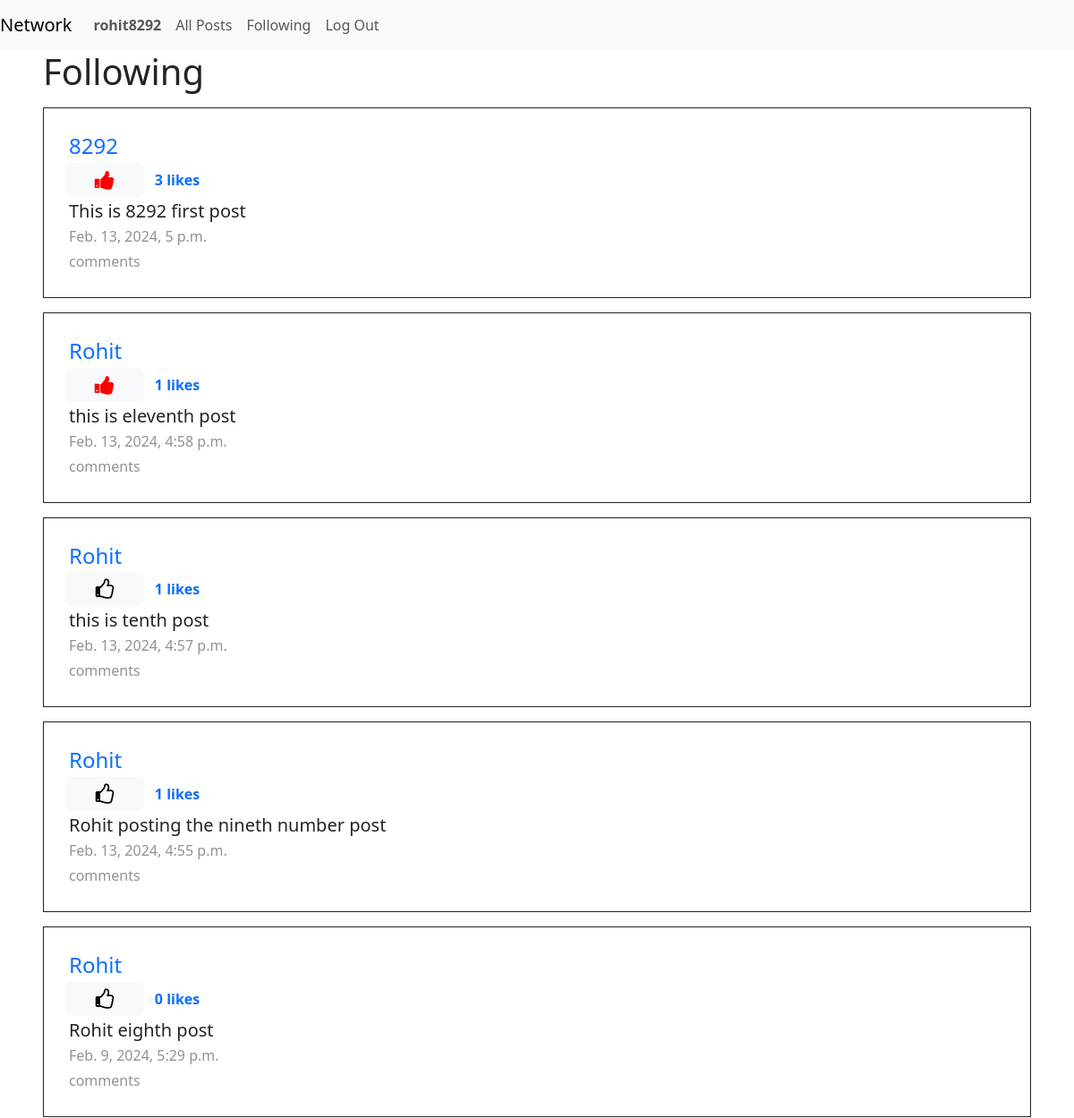
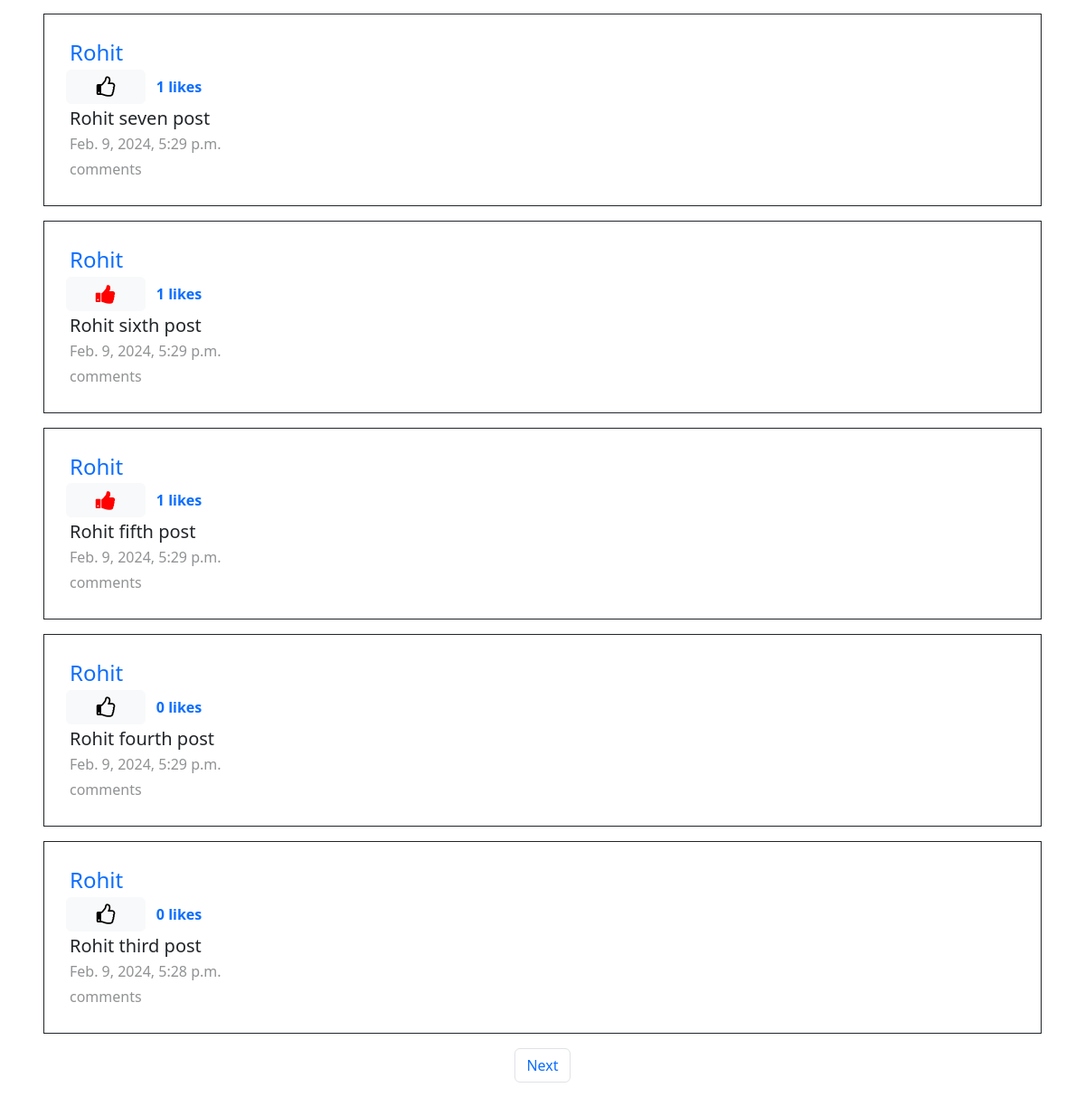
Page /following (signed in) on the committed database (2 pictures, top to bottom).
### network/models.py (models this page shows, shortened)
class User(AbstractUser):
    pass

class Post(models.Model):
    content = models.CharField(max_length=150)
    user = models.ForeignKey(User, on_delete=models.CASCADE, related_name="author")
    date = models.DateTimeField(auto_now_add=True)

### network/views.py (the view)
# urls.py: path("following", views.following, name="following"),
def following(request):
    currentUser = User.objects.get(pk=request.user.id)
    followingPeople = Follow.objects.filter(user=currentUser)
    allPosts = Post.objects.all().order_by("id").reverse()
    followingPosts = Post.objects.none()
    for person in followingPeople:
        followingPosts = followingPosts | Post.objects.filter(user=person.user_follower).order_by("id").reverse()
    allLikes = Like.objects.filter(user=currentUser)
    whoYouLiked = []
    try:
        for like in allLikes:
            if like.user.id == request.user.id:
                whoYouLiked.append(like.post.id)
    except:
        whoYouLiked = []
    posts = followingPosts.annotate(
        likes_count=Count("post_like")
    )
    paginator = Paginator(posts, 10)
    page_number = request.GET.get("page")
    post_page = paginator.get_page(page_number)
    return render(
        request,
        "network/following.html",
        {
            "post_page": post_page,
            "whoYouLiked": whoYouLiked,
            "posts": posts,
        },
    )

### network/templates/network/following.html (shortened to what this page needs)
{% extends "network/layout.html" %}
{% block body %}
<h1 class="mx-5">Following</h1>
{% for post in post_page %}
<div class="allPosts my-3 mx-5 border border-dark p-4">
    <h4 class="m-1"><a class="text-decoration-none" href="{% url 'profile' user_id=post.user.id %}">{{post.user}}</a></h4>
    <div class="d-flex gap-2 align-items-center">
        {% if user.is_authenticated %}
            {% if post.id in whoYouLiked %}
            <button class='col-1 btn btn-light fa fa-thumbs-up' style='font-size:24px;color:red' id="{{ post.id }}"
                onclick="likeHandler({{ post.id }}, {{ whoYouLiked }})"></button>
            {% else %}
            <button class='col-1 btn btn-light fa fa-thumbs-o-up' style='font-size:24px' id="{{ post.id }}"
                onclick="likeHandler({{ post.id }}, {{ whoYouLiked }})"></button>
            {% endif %}
        {% endif %}
        <div class="likes_count mx-1 text-primary">
            <strong>{{ post.likes_count }} likes</strong>
        </div>
    </div>
    <h5 class="m-1 ">{{ post.content }}</h5>
    <p class="m-1 text-body-tertiary">{{ post.date }}</p>
    <p class="m-1 text-body-tertiary">comments</p>
</div>
{% endfor %}
<nav aria-label="Page navigation example" class="paginations">
    <ul class="pagination">
        {% if post_page.has_next %}
        <li class="page-item"><a class="page-link" href="?page={{ post_page.next_page_number }}">Next</a></li>
        {% endif %}
    </ul>
</nav>
{% endblock %}

### network/templates/network/layout.html (shortened to what this page needs)
{% load static %}
<!DOCTYPE html>
<html lang="en">
<head>
    <link href="https://cdn.jsdelivr.net/npm/bootstrap@5.3.2/dist/css/bootstrap.min.css" rel="stylesheet"
>
    <link href="{% static 'network/styles.css' %}" rel="stylesheet">
</head>
<body>
    <nav class="navbar navbar-expand-lg navbar-light bg-light">
        <a class="navbar-brand" href="{% url 'index' %}">Network</a>
        <div>
            <ul class="navbar-nav mr-auto">
                {% if user.is_authenticated %}
                <li class="nav-item">
                    <a class="nav-link" href="{% url 'profile' user_id=user.id %}"><strong>{{ user.username }}</strong></a>
                </li>
                {% endif %}
                <li class="nav-item">
                    <a class="nav-link" href="{% url 'index' %}">All Posts</a>
                </li>
                {% if user.is_authenticated %}
                <li class="nav-item">
                    <a class="nav-link" href="{% url 'following' %}">Following</a>
                </li>
                <li class="nav-item">
                    <a class="nav-link" href="{% url 'logout' %}">Log Out</a>
                </li>
                {% endif %}
            </ul>
        </div>
    </nav>
    <div class="body">
        {% block body %}
        {% endblock %}
    </div>
        <link rel="stylesheet" href="https://cdnjs.cloudflare.com/ajax/libs/font-awesome/4.7.0/css/font-awesome.min.css"/>
</body>
</html>

### network/static/network/styles.css (style rules this page uses)
.paginations { display: flex; justify-content: center; }

### rows in the picture
User: username "rohit8292"
Post: user "8292", likes_count "3", content "This is 8292 first post", date "Feb. 13, 2024, 5 p.m."
Post: user "Rohit", likes_count "1", content "this is eleventh post", date "Feb. 13, 2024, 4:58 p.m."
Post: user "Rohit", likes_count "1", content "this is tenth post", date "Feb. 13, 2024, 4:57 p.m."
Post: user "Rohit", likes_count "1", content "Rohit posting the nineth number post", date "Feb. 13, 2024, 4:55 p.m."
Post: user "Rohit", likes_count "0", content "Rohit eighth post", date "Feb. 9, 2024, 5:29 p.m."
Post: user "Rohit", likes_count "1", content "Rohit seven post", date "Feb. 9, 2024, 5:29 p.m."
Post: user "Rohit", likes_count "1", content "Rohit sixth post", date "Feb. 9, 2024, 5:29 p.m."
Post: user "Rohit", likes_count "1", content "Rohit fifth post", date "Feb. 9, 2024, 5:29 p.m."
Post: user "Rohit", likes_count "0", content "Rohit fourth post", date "Feb. 9, 2024, 5:29 p.m."
Post: user "Rohit", likes_count "0", content "Rohit third post", date "Feb. 9, 2024, 5:28 p.m."
